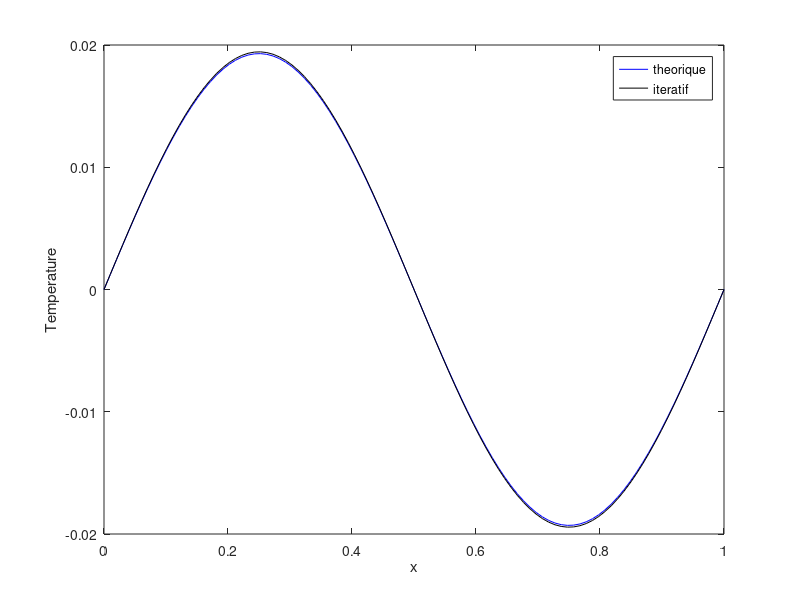
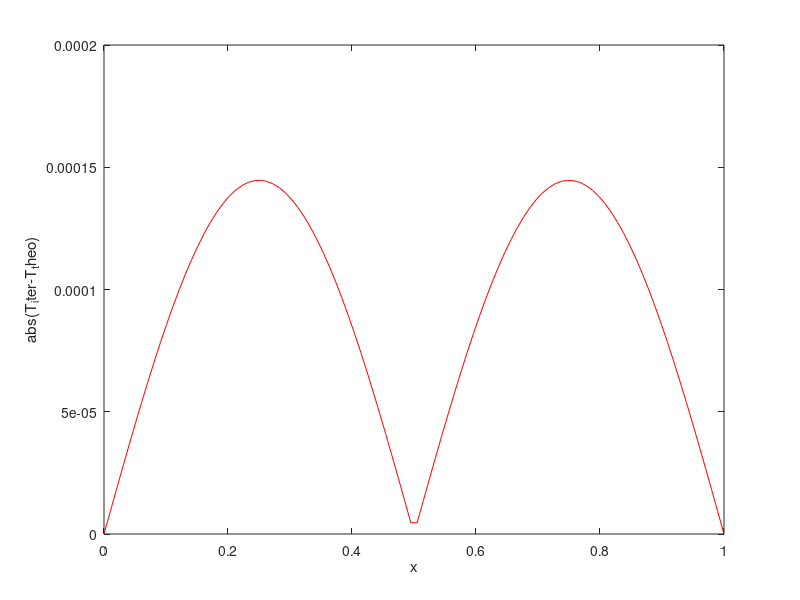

Source code (MATLAB) for these figures, in order:
%Laplace-------
clear
t=0.1;

for i=1:100
    x(i)=0+(i-1)/99;
end

%solution matlab


%solution exact
for i=1:100 
    T_theo(i)=exp(-((2*pi)^2)*t)*sin(2*pi*x(i));
end


%formule de Stehfest
V(1:10)=0.;

V(1)=1./12;
V(2)=-385./12;
V(3)=1279;
V(4)=-46871./3;
V(5)=505465./6;
V(6)=-473915./2;
V(7)=1127735./3;
V(8)=-1020215./3;
V(9)=328125./2;
V(10)=-65625./2;

for i=1:100
    var=0.;
    ln2=0.69314718056;
    for j=1:10
       var=var+V(j)*(sin(2*pi*x(i))/((j*(ln2/t))+(2*pi)^2));
    end
    T_iter(i)=(ln2/t)*var;
end    

figure(1)
plot(x,T_theo,'b',x,T_iter,'k'), legend('theorique','iteratif')
xlabel('x')
ylabel('Temperature')
    
figure(2)
plot(x,abs(T_iter-T_theo),'r')
xlabel('x')
ylabel('abs(T_iter-T_theo)')
    